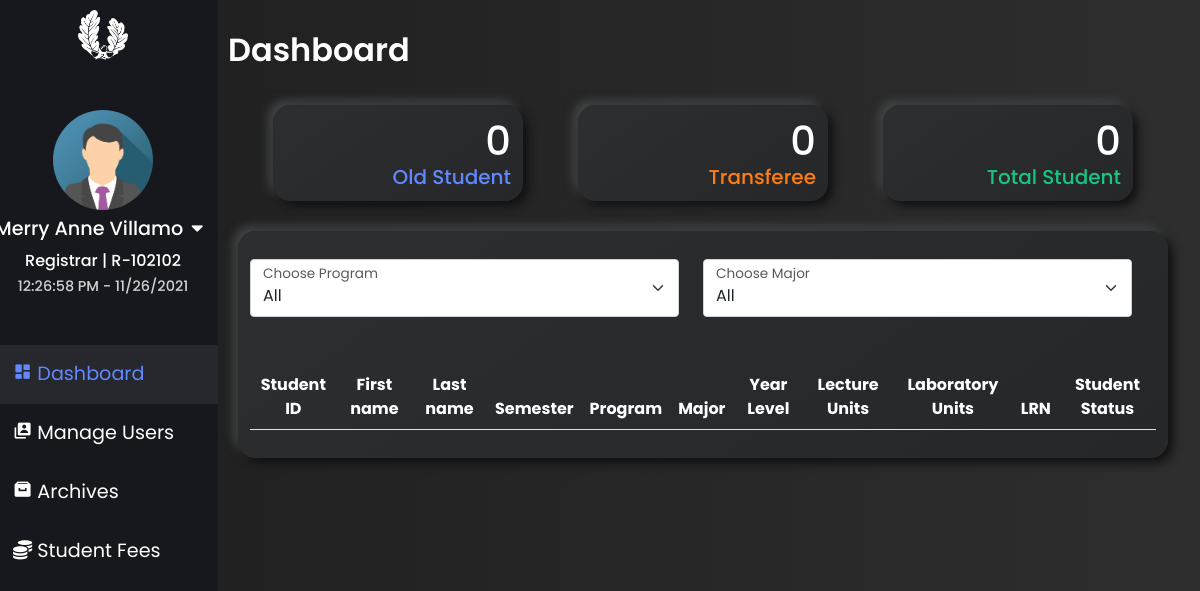
Before: /html/registrar_access.php (signed in) with the older database file.
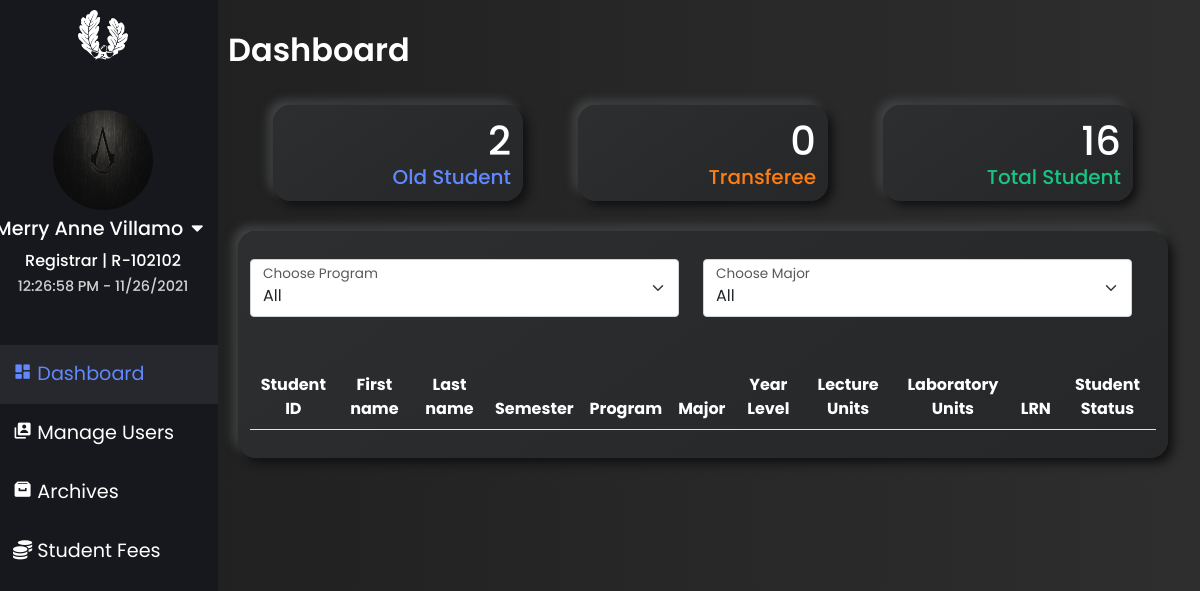
After: the same page with the newer database file.
### tables this page shows
CREATE TABLE `tbl_employee_info` (
  `reg_no` varchar(255) NOT NULL,
  `profilePic` longtext NOT NULL,
  `employee_id` int(20) NOT NULL,
  `role` varchar(20) NOT NULL,
  `firstname` varchar(100) NOT NULL,
  `lastname` varchar(100) NOT NULL,
  `middlename` varchar(100) NOT NULL,
  `sex` varchar(20) NOT NULL,
  `email` varchar(255) NOT NULL,
  `address` longtext NOT NULL,
  `contact_number` varchar(15) NOT NULL,
  `hireDate` varchar(100) NOT NULL,
  `joined_date` varchar(100) NOT NULL
);

### html/registrar_access.php (the view, shortened to what the changed rows need)
<?php
  require_once '../connection/Config.php';
?>
<!doctype html>
<html lang="en">
  <head>
    <link rel="stylesheet" type="text/css" href="https://cdn.datatables.net/v/bs5/jq-3.6.0/dt-1.11.3/b-2.0.1/datatables.min.css"/>
    <link rel="stylesheet" href="https://cdn.jsdelivr.net/npm/bootstrap@5.1.3/dist/css/bootstrap.min.css">
        <link rel="stylesheet" href="https://pro.fontawesome.com/releases/v5.10.0/css/all.css"/>
        <link rel="stylesheet" href="https://cdnjs.cloudflare.com/ajax/libs/font-awesome/5.14.0/css/all.min.css" />
        <link href='https://unpkg.com/boxicons@2.0.9/css/boxicons.min.css' rel='stylesheet'>
    <link rel="stylesheet" type="text/css" href="../css/registrar_access.css?<?php echo time(); ?>" />
    <link rel="stylesheet" href="https://cdnjs.cloudflare.com/ajax/libs/animate.css/4.1.1/animate.min.css"/>
    <link rel="stylesheet" href="https://cdn.linearicons.com/free/1.0.0/icon-font.min.css">
  </head>
  <body>
    <div class="row">
      <div class="col left-tab">
        <div class="upper-left-tab">
          <?php
              $sqlPic ="SELECT *
                        FROM tbl_employee_info
                        WHERE employee_id  = ?";
              $stmtPic = $con->prepare($sqlPic);
              $stmtPic->bind_param('s', $_SESSION['employeeId']);
              $stmtPic->execute();
              $resPic = $stmtPic->get_result();
              $rowPic = $resPic->fetch_assoc();
              if($rowPic['profilePic'] == ''){
          ?>
            <img src="..\images\registrar_img\sample_registrar_pic.png" alt="">
          <?php }else{ ?>
            <img src="../profilePics/<?php echo $rowPic['profilePic'];?>" alt="">
          <?php }?>
            <p class="reg__name" style="font-size: 1.2rem;"><?= $_SESSION['fullname'];?><i class="fas fa-caret-down mx-2" onclick="profile_link_show()"></i></p>
            <p class="reg__name" id="roleId"><?= $_SESSION['role'];?> | R-<?= $_SESSION['employeeId'];?></p>
            <p class="reg__name" id="reg-date-time"></p>
        </div>
        </div>
        <div class="col-sm right-tab">
          <div class="tab-content" id="v-pills-tabContent">
            <div class="tab-pane fade show active" id="v-pills-dashboard" role="tabpanel" aria-labelledby="v-pills-dashboard-tab">
              <div class="dashBoardForRegistrar">
                  <div class="studentCountBox" id="oldStud">
                            <h1>
                              <?php
                                $sql = "SELECT`stud_type` FROM `tbl_student_school_details` WHERE stud_type = 'old'";
                                $statement = $con->prepare($sql);
                                $statement->execute();
                                $result = $statement->get_result();
                                $count = mysqli_num_rows($result);
                                echo $count;
                              ?>
                          </h1>
                        <h3>Old Student</h3>
                  </div>
                  <div class="studentCountBox" id="transferStud">
                            <h1>
                            <?php
                              $sql = "SELECT`stud_type` FROM `tbl_student_school_details` WHERE stud_type = 'transferee'";
                              $statement = $con->prepare($sql);
                              $statement->execute();
                              $result = $statement->get_result();
                              $count = mysqli_num_rows($result);
                              echo $count;
                            ?>
                          </h1>
                  </div>
                  <div class="studentCountBox" id="totalStud">
                  <h1>
                  <?php
                          $sql = "SELECT * FROM tbl_student_info";
                          $statement = $con->prepare($sql);
                          $statement->execute();
                          $result = $statement->get_result();
                          $count = mysqli_num_rows($result);
                          echo $count;
                        ?>
                        </h1>
                        <h3>Total Student</h3>
                  </div>
                  <div class="dashboardBox">
                    <table class="table" style="color: var(--white)" id="dashboardTbl">
                        <thead class="text-center">
                          <tr>
                            <th scope="col">Student ID</th>
                            <th scope="col">First name</th>
                            <th scope="col">Last name</th>
                            <th scope="col">Semester</th>
                            <th scope="col">Program</th>
                            <th scope="col">Major</th>
                            <th scope="col">Year Level</th>
                            <th scope="col">Lecture Units</th>
                            <th scope="col">Laboratory Units</th>
                            <th scope="col">LRN</th>
                            <th scope="col">Student Status</th>
                          </tr>
                        </thead>
                      </table>
                      </div>
            </div>
          </div>
          </div>
        </div>
    </div>
  </body>
</html>

Changed rows visible on the page:
added tbl_employee_info: profilePic (picture)
Other visible differences:
$count: "0" → "2"
$count: "0" → "16"
